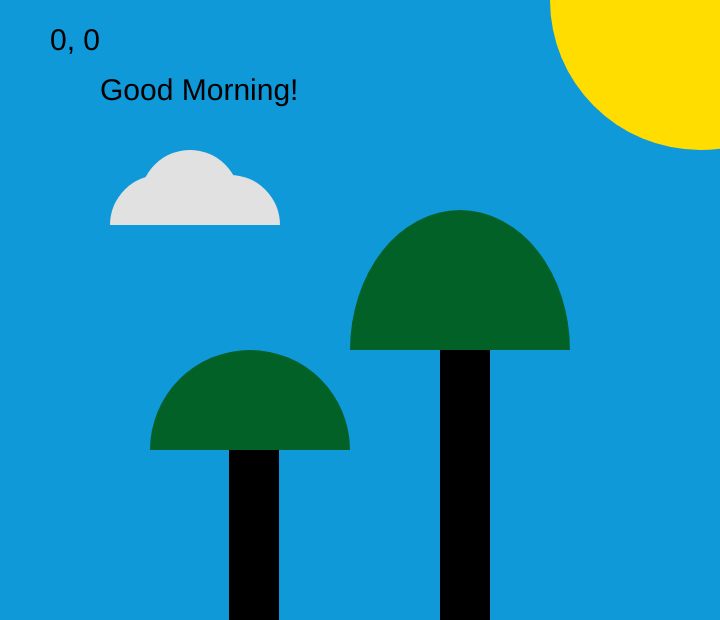
Frame 1 (no input)
Frame 60 (no input): identical to frame 1, image omitted
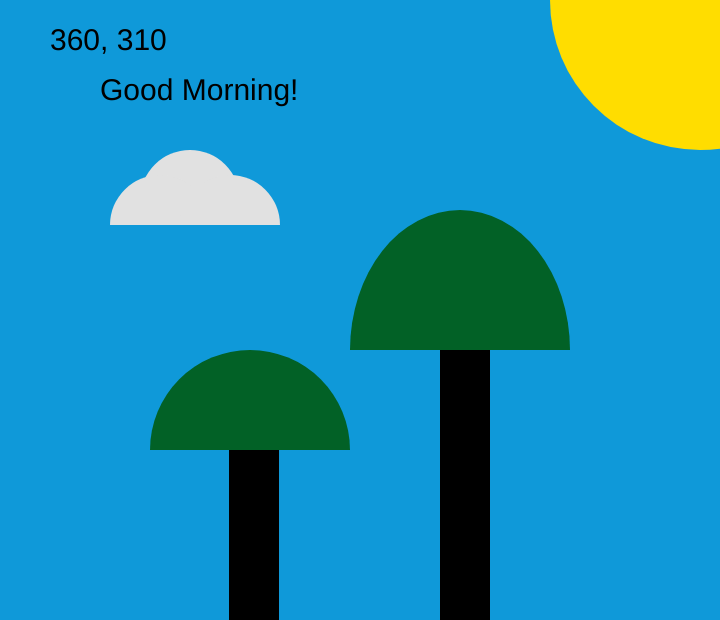
Frame 120 (the mouse pressed at the canvas centre since frame 60)

The p5.js sketch that drew these frames (run headless with seeded random() and noise() and a simulated clock; from frame 60 on, the mouse is pressed at the canvas centre):

// p5.js sketch
// ── sketch.js
function setup() {
    // Sets the screen to be 720 pixels wide and 400 pixels high
    createCanvas(720, 620);
}

function draw() {
  // put drawing code here
  background(15, 153, 217);
  noStroke();

  fill(255, 221, 0);
  ellipse(700, 0, 300, 300);

  fill(0);
  textSize(30);
  text("Good Morning!",100,100);

  fill(0);
  textSize(30);
  text(mouseX + ", " + mouseY,50,50);

//tree 1
  fill(0);
  rect(440,350,50,400);

  fill(2, 97, 38);
  arc(460, 350, 220, 280, PI, TWO_PI);

//tree 2
  fill(0);
  rect(229,450,50,400);

  fill(2, 97, 38);
  arc(250, 450, 200, 200, PI, TWO_PI);

//clouds
fill(225);
arc(190, 200, 100, 100, PI, TWO_PI);

fill(225);
arc(160, 225, 100, 100, PI, TWO_PI);

fill(225);
arc(230, 225, 100, 100, PI, TWO_PI);
}
